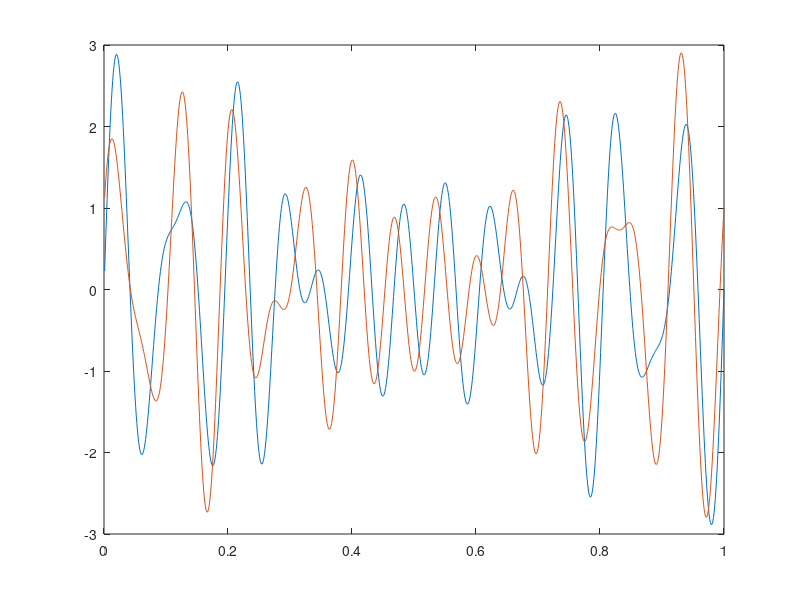
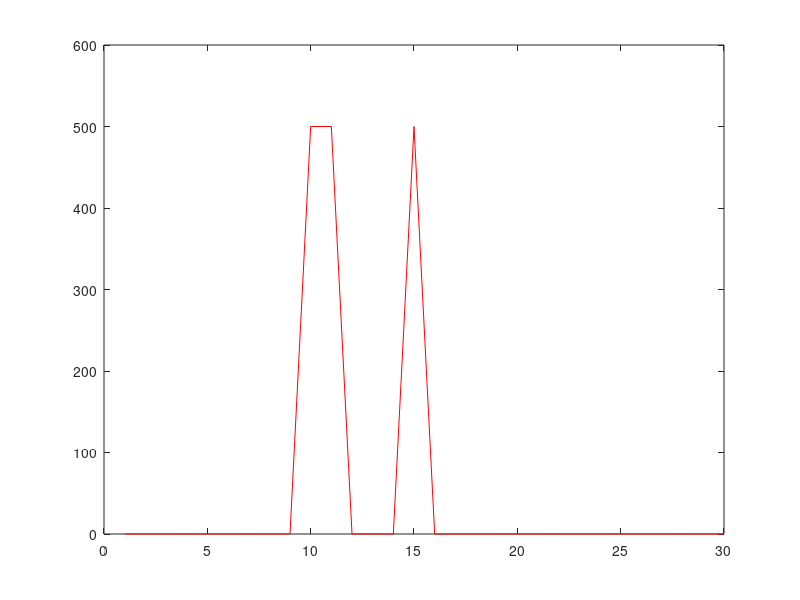

Reproduce these figures in MATLAB, in order. (Note: this script raises an error after producing the figures.)
% FFT demo - comparing FFT and dot product
% Start by making a discrete time vector... 
time = 0.001:0.001:1; % one second of discrete time
% ... and 4 simple signals, to be added later into 2 testsignals. 
a = sin(2*pi*time*10); % 10 Hz
b = sin(2*pi*time*11); % 11 Hz
c = sin(2*pi*time*15); % 15 Hz
d = cos(2*pi*time*15); % 15 Hz
% One test signal is sines only
testsig_sines = a+b+c; 
% The other is a mix of 2 sines and 1 cosine, same frequencies
testsig_sincos = a+b+d; 

plot(time, testsig_sines), 
hold on 
plot(time, testsig_sincos)

% First, the regular discrete Fourier transform on the each data segment, resulting in complex spectra with real and imag components
fft1 = fft(testsig_sines);
fft2 = fft(testsig_sincos);
% and now, we do the dot product of integer sines and cosines and the test signals. 
for x = 1:30; sindot1(x) = testsig_sines*sin(time*2*pi*x)'; end
for x = 1:30; sindot2(x) = testsig_sincos*sin(time*2*pi*x)'; end
for x = 1:30; cosdot1(x) = testsig_sines*cos(time*2*pi*x)'; end
for x = 1:30; cosdot2(x) = testsig_sincos*cos(time*2*pi*x)'; end

% Plot the resulting spectra
figure
plot(1:30, abs(fft1(2:31)), 'r')
hold on
plot(1:30, dot1(1:30), 'b')
title('Signal with only sines')
legend('Fourier amplitude', 'Sine-based dot Product')

figure
plot(1:30, abs(fft2(2:31)), 'r')
hold on
plot(1:30, dot2(1:30), 'b')
title('Signal with sines and cosine')
legend('Fourier', 'Sine-based dot Product')

figure
plot(0:30, angle(fft1(1:31)))
hold on
plot(0:30, angle(fft2(1:31)))